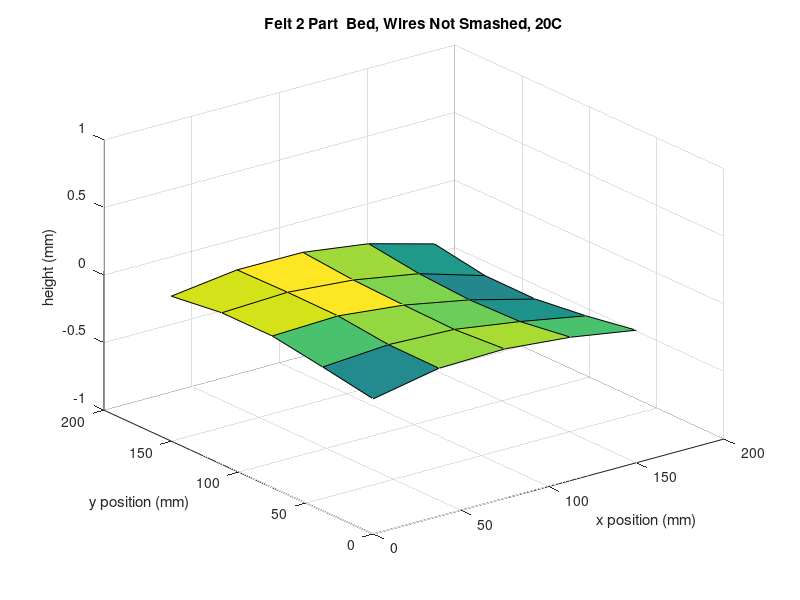

Reproduce this figure in MATLAB.
X = [0, 37.5, 75, 112.5, 150, 0, 37.5, 75, 112.5, 150, 0, 37.5, 75, 112.5, 150,0, 37.5, 75, 112.5, 150,0, 37.5, 75, 112.5, 150,];
Y = [0, 0, 0, 0, 0, 37.5, 37.5, 37.5, 37.5, 37.5, 75, 75, 75, 75, 75, 112.5, 112.5, 112.5, 112.5, 112.5, 150, 150, 150, 150, 150];
Z = [0, .095, .106, .061, -.019, .064, .098, .079, .005, -.084, .122, .139, .087, -.006, -.132, .122, .142, .101, .016, -.13, .073, .136, .134, .066, -.067];
xr = reshape(X, 5, 5);
yr = reshape(Y, 5, 5);
zr = reshape(Z, 5, 5);
surf(xr, yr, zr)
zlim([-1 1])
xlabel('x position (mm)')
ylabel('y position (mm)')
zlabel('height (mm)')
title("Felt 2 Part  Bed, Wires Not Smashed, 20C");
